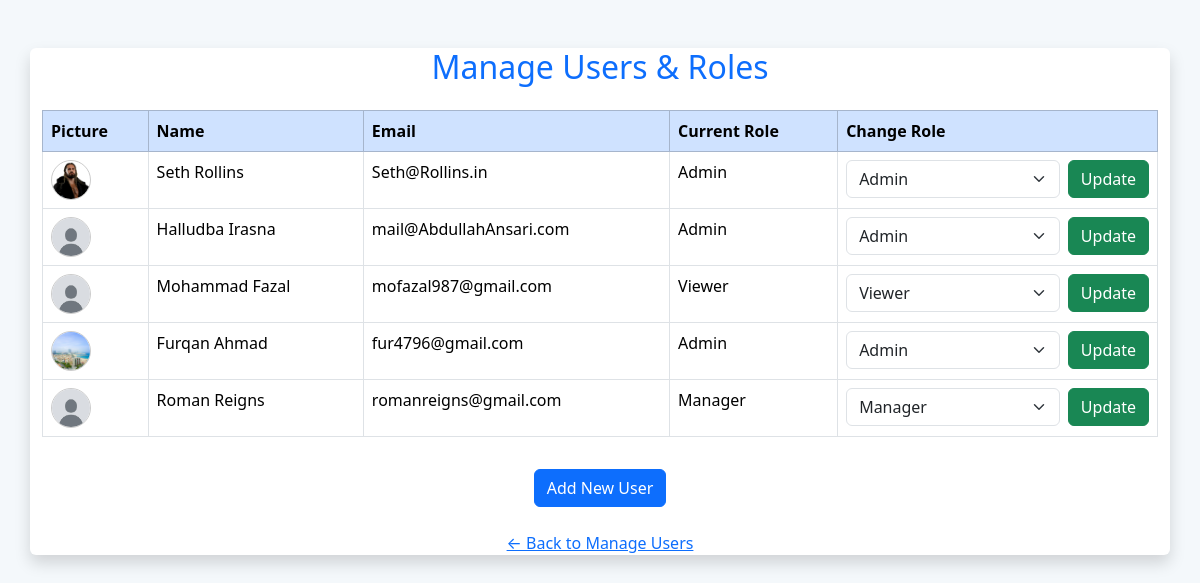
The page /manage-roles.php on the database its author committed.
### tables this page shows
CREATE TABLE IF NOT EXISTS `users` (
  `id` int NOT NULL AUTO_INCREMENT,
  `firstname` varchar(100) NOT NULL,
  `email` varchar(100) NOT NULL,
  `password` varchar(255) NOT NULL,
  `is_active` tinyint(1) DEFAULT '1',
  `created_at` timestamp NULL DEFAULT CURRENT_TIMESTAMP,
  `Role_ID` int DEFAULT NULL,
  `lastname` varchar(50) NOT NULL,
  `profile_picture` varchar(255) DEFAULT 'default.jpeg',
  PRIMARY KEY (`id`),
  UNIQUE KEY `email` (`email`),
  UNIQUE KEY `email_2` (`email`),
  KEY `fk_role_id` (`Role_ID`)
);

### manage-roles.php (the view, shortened to what this page needs)
<?php
require 'db_connect.php';
$rolesResult = $conn->query("SELECT Role_ID, Role_Name FROM auth_user ORDER BY Role_Name ASC");
$roles = [];
while ($role = $rolesResult->fetch_assoc()) {
    $roles[] = $role;
}
$sql = "SELECT u.id, u.firstname, u.lastname, u.email, u.profile_picture, a.Role_Name
        FROM users u
        LEFT JOIN auth_user a ON u.Role_ID = a.Role_ID
        ORDER BY u.id DESC";
$result = $conn->query($sql);
$users_exist = $result->num_rows > 0;
?>
<!DOCTYPE html>
<html lang="en">
<head>
    <link href="https://cdn.jsdelivr.net/npm/bootstrap@5.3.3/dist/css/bootstrap.min.css" rel="stylesheet">
</head>
<body>
    <div class="container my-5 shadow rounded bg-white">
        <h2 class="text-center mb-4 text-primary">Manage Users & Roles</h2>
        <?php if ($users_exist) { ?>
            <div class="table-responsive">
                <table class="table table-hover table-bordered">
                    <thead class="table-primary">
                        <tr>
                            <th>Picture</th>
                            <th>Name</th>
                            <th>Email</th>
                            <th>Current Role</th>
                            <th>Change Role</th>
                        </tr>
                    </thead>
                    <tbody>
                        <?php while ($row = $result->fetch_assoc()) { ?>
                            <tr>
                                <td>
                                    <img src="uploads/<?= !empty($row['profile_picture']) ? htmlspecialchars($row['profile_picture']) : 'default.jpeg' ?>"
                                         alt="Profile" class="profile" data-bs-toggle="modal" data-bs-target="#imageModal"
                                         data-src="uploads/<?= !empty($row['profile_picture']) ? htmlspecialchars($row['profile_picture']) : 'default.jpeg' ?>">
                                </td>
                                <td><?= htmlspecialchars($row['firstname'] . " " . $row['lastname']) ?></td>
                                <td><?= htmlspecialchars($row['email']) ?></td>
                                <td><?= htmlspecialchars($row['Role_Name']) ?></td>
                                <td>
                                    <form method="POST" class="d-flex align-items-center">
                                        <select name="role_id" class="form-select me-2">
                                            <?php foreach ($roles as $role) { ?>
                                                <option value="<?= $role['Role_ID'] ?>" <?= ($row['Role_Name'] == $role['Role_Name']) ? 'selected' : '' ?>>
                                                    <?= htmlspecialchars($role['Role_Name']) ?>
                                                </option>
                                            <?php } ?>
                                        </select>
                                        <button type="submit" name="update_role" class="btn btn-success">Update</button>
                                    </form>
                                </td>
                            </tr>
                        <?php } ?>
                    </tbody>
                </table>
            </div>
            <div class="text-center mt-3">
                <a href="add_user.php" class="btn btn-primary">Add New User</a>
            </div>
        <?php } ?>
        <div class="text-center mt-4">
            <a href="manage-customers.php" class="text-primary">← Back to Manage Users</a>
        </div>
    </div>
</body>
</html>

### manage-roles.php (style rules this page uses)
body { background: #f4f8fb; }
img.profile { width: 40px; height: 40px; border-radius: 50%; object-fit: cover; border: 1px solid #ccc; cursor: pointer; }

### rows shown on the page
users: profile_picture (picture), firstname+lastname "Seth Rollins", email "Seth@Rollins.in", Role_ID.Role_Name "Admin"
users: profile_picture (placeholder picture), firstname+lastname "Halludba Irasna", email "mail@AbdullahAnsari.com", Role_ID.Role_Name "Admin"
users: profile_picture (placeholder picture), firstname+lastname "Mohammad Fazal", email "mofazal987@gmail.com", Role_ID.Role_Name "Viewer"
users: profile_picture (picture), firstname+lastname "Furqan Ahmad", email "fur4796@gmail.com", Role_ID.Role_Name "Admin"
users: profile_picture (placeholder picture), firstname+lastname "Roman Reigns", email "romanreigns@gmail.com", Role_ID.Role_Name "Manager"

### other values the page prints
form field role_id "Admin"
form field role_id "Viewer"
form field role_id "Manager"
